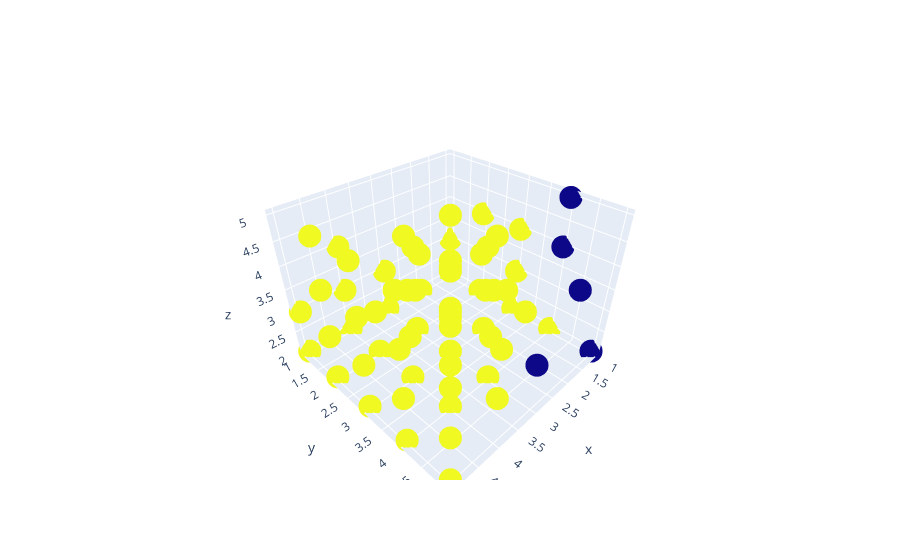

Write notebook code for a chart like this one.
### Code cell
# RFM DBSCAN clustering - 3D plot

fig = go.Figure()
fig.add_trace(go.Scatter3d(x = df_RFM['recency_score'], y = df_RFM['frequency_score'], z = df_RFM['monetary_score'],
                          mode = 'markers', marker = dict(color = DB_labels.astype(np.float)),
                          text = labels))

fig.show()

### Figure 1 — Plotly figure (JSON) as saved in the notebook; plotly's stock layout.template omitted (floating-point values rounded to 4 significant figures; data arrays with more than 128 entries replaced by an {"elided": "..."} marker saying what was removed)
{"data": [{"marker": {"color": {"elided": "4362 int values"}}, "mode": "markers", "text": {"elided": "4362 int values"}, "type": "scatter3d", "x": {"elided": "4362 int values"}, "y": {"elided": "4362 int values"}, "z": {"elided": "4362 int values"}}], "layout": {"scene": {"aspectmode": "auto", "aspectratio": {"x": 1.101, "y": 1.101, "z": 0.8255}}}}
